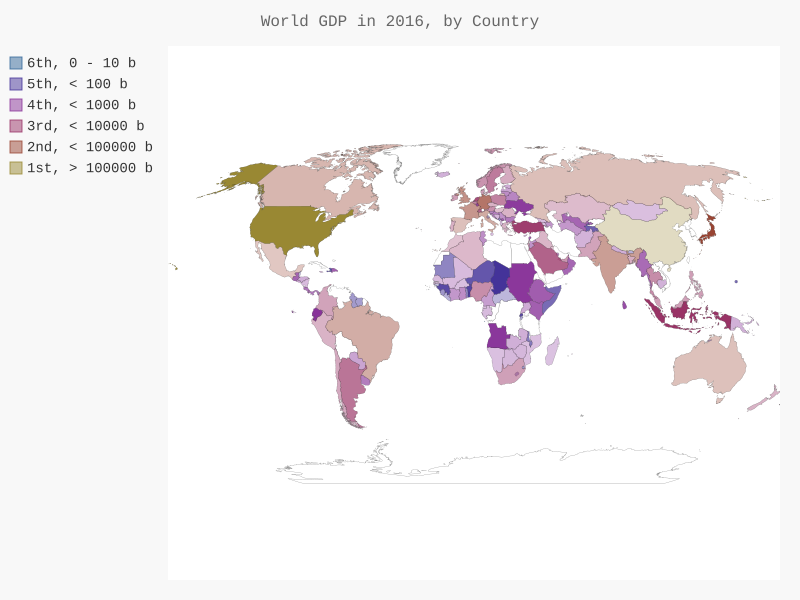

Reproduce this figure in Python.
"""
Similar example as the following file, but about the GDP by countries.
https://github.com/wang-qs/ForChildren/blob/master/world_map/world_population.py
"""
import json
from pygal.maps.world import World
from pygal_maps_world.i18n import COUNTRIES
from pygal.style import RotateStyle as RS, LightColorizedStyle as LCS

def get_country_code(country_name):
    for code, name in COUNTRIES.items():
        if name == country_name:
            return code
    return None

# Download from:  https://datahub.io/core/gdp
filename = 'gdp_json.json'

with open(filename) as f:
    pop_data = json.load(f)

gdps = {}
cc_gdps_1,cc_gdps_2, cc_gdps_3,cc_gdps_4,cc_gdps_5, cc_gdps_6, = {},{},{},{},{},{}

for pop_dict in pop_data:
    year = int(pop_dict['Year'])
    if year == 2016:
        country_name = pop_dict['Country Name']
        value = int(float(pop_dict['Value']))

        code = get_country_code(country_name)
        if code:
            gdps[code] = value
        else:
            pass


for cc, gdp in gdps.items():
    if   gdp < 1000000000:
        cc_gdps_1[cc]=gdp
    elif gdp < 10000000000:
        cc_gdps_2[cc]=gdp
    elif gdp < 100000000000:
        cc_gdps_3[cc]=gdp
    elif gdp < 1000000000000:
        cc_gdps_4[cc]=gdp
    elif gdp < 10000000000000:
        cc_gdps_5[cc]=gdp
    else:
        cc_gdps_6[cc]=gdp

#wm_style = RS('#336699')
#wm_style = LCS
wm_style = RS('#336699',base_style=LCS)

wm = World(style=wm_style)
wm.title = 'World GDP in 2016, by Country'
#wm.add('2010',cc_population)
wm.add('6th, 0 - 10 b',cc_gdps_1)
wm.add('5th, < 100 b',cc_gdps_2)
wm.add('4th, < 1000 b',cc_gdps_3)
wm.add('3rd, < 10000 b',cc_gdps_4)
wm.add('2nd, < 100000 b',cc_gdps_5)
wm.add('1st, > 100000 b',cc_gdps_6)


wm.render_to_file('world_gdp.svg')
